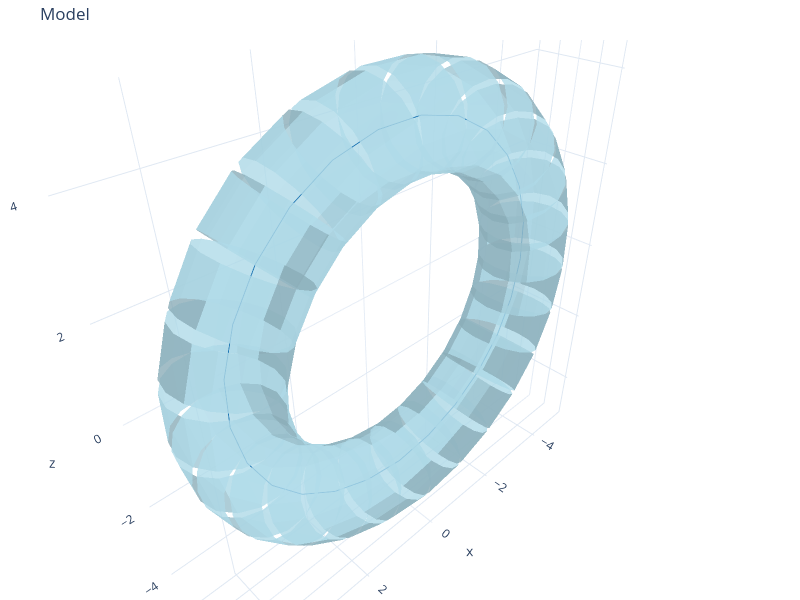

The notebook cell saved with this chart:
### Markdown cell above
# Plot fitted SWC model

### Code cell
# plot using swctools
from swctools import SWCModel, plot_model

model = SWCModel.from_swc_file("../data/demo/torus.swc")
plot_model(swc_model=model)

### Figure 1 — Plotly figure (JSON) as saved in the notebook; plotly's stock layout.template omitted (floating-point values rounded to 4 significant figures; data arrays with more than 128 entries replaced by an {"elided": "..."} marker saying what was removed)
{"data": [{"color": "lightblue", "flatshading": true, "i": {"elided": "800 int values"}, "j": {"elided": "800 int values"}, "k": {"elided": "800 int values"}, "name": "frusta", "opacity": 0.8, "type": "mesh3d", "x": {"elided": "800 float values"}, "y": {"elided": "800 float values"}, "z": {"elided": "800 float values"}}, {"line": {"color": "#1f77b4", "width": 2}, "mode": "lines", "name": "centroid", "type": "scatter3d", "x": [3.903, 3.958, null, 3.903, 3.59, null, 3.958, 3.776, null, 3.776, 3.366, null, 3.366, 2.738, null, 2.738, 1.93, null, 1.93, 1.008, null, 1.008, 0.02185, null, 0.02185, -0.9658, null, -0.9658, -1.891, null, -1.891, -2.704, null, -2.704, -3.345, null, -3.345, -3.763, null, -3.763, -3.954, null, -3.954, -3.907, null, -3.907, -3.593, null, -3.593, -3.057, null, -3.057, -2.337, null, -2.337, -1.469, null, -1.469, -0.501, null, -0.501, 0.4942, null, 0.4942, 1.462, null, 1.462, 2.332, null, 2.332, 3.052, null, 3.052, 3.59, null], "y": [0.00119, 0.00119, null, 0.00119, 0.00119, null, 0.00119, 0.00119, null, 0.00119, 0.00119, null, 0.00119, 0.00119, null, 0.00119, 0.00119, null, 0.00119, 0.00119, null, 0.00119, 0.00119, null, 0.00119, 0.00119, null, 0.00119, 0.00119, null, 0.00119, 0.00119, null, 0.00119, 0.00119, null, 0.00119, 0.00119, null, 0.00119, 0.00119, null, 0.00119, 0.00119, null, 0.00119, 0.00119, null, 0.00119, 0.00119, null, 0.00119, 0.00119, null, 0.00119, 0.00119, null, 0.00119, 0.00119, null, 0.00119, 0.00119, null, 0.00119, 0.00119, null, 0.00119, 0.00119, null, 0.00119, 0.00119, null, 0.00119, 0.00119, null], "z": [0.7774, -0.2177, null, 0.7774, 1.685, null, -0.2177, -1.196, null, -1.196, -2.104, null, -2.104, -2.876, null, -2.876, -3.459, null, -3.459, -3.833, null, -3.833, -3.977, null, -3.977, -3.845, null, -3.845, -3.479, null, -3.479, -2.904, null, -2.904, -2.142, null, -2.142, -1.238, null, -1.238, -0.2614, null, -0.2614, 0.7338, null, 0.7338, 1.679, null, 1.679, 2.518, null, 2.518, 3.205, null, 3.205, 3.693, null, 3.693, 3.93, null, 3.93, 3.931, null, 3.931, 3.695, null, 3.695, 3.21, null, 3.21, 2.523, null, 2.523, 1.685, null]}], "layout": {"height": 600, "margin": {"b": 0, "l": 0, "r": 0, "t": 40}, "scene": {"aspectmode": "data"}, "showlegend": false, "title": {"text": "Model"}, "width": 800}}
